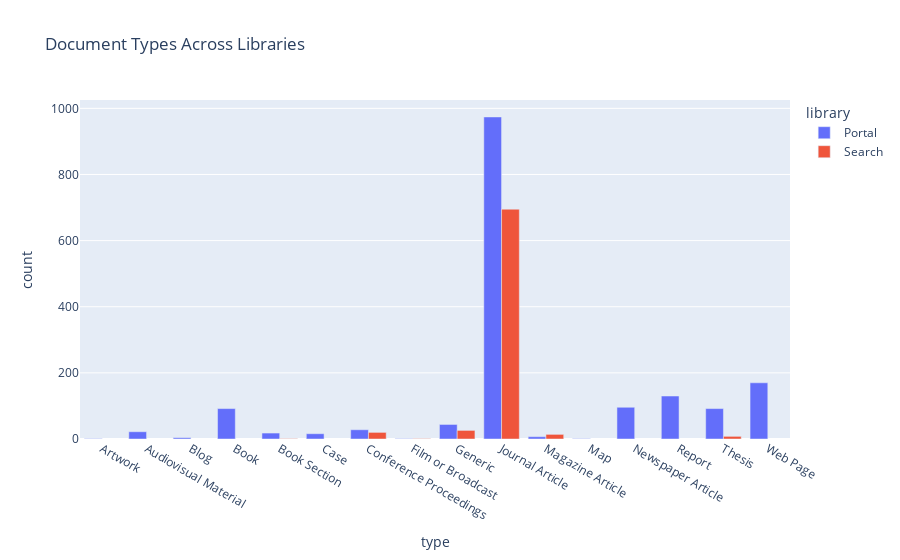
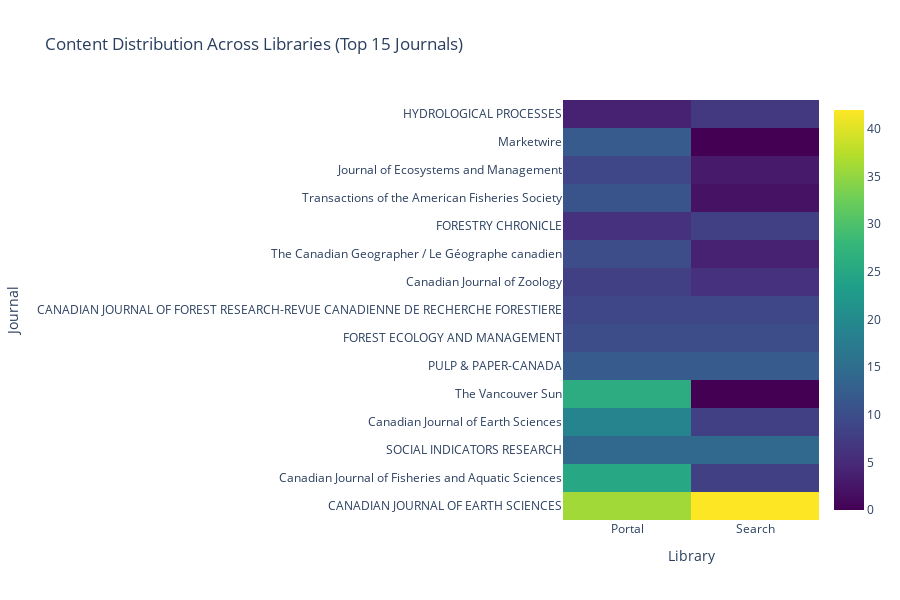

Source (notebook cell) for these figures, in order:
### Code cell
import pandas as pd
import plotly.express as px
import plotly.graph_objects as go
import networkx as nx
import matplotlib.pyplot as plt
from collections import defaultdict

def analyze_library_structure(dfs):
    """
    Analyze and visualize the structure and content distribution of Zotero libraries.
    """
    records_df = dfs['records']
    collections_df = dfs['collections']
    collection_stats_df = dfs['analysis']['collection_stats']
    
    print("Library Structure Analysis")
    print("=" * 50)
    
    # 1. Library Size Overview
    print("\n1. Library Size Overview:")
    lib_sizes = records_df.groupby('library').size()
    for lib, size in lib_sizes.items():
        print(f"{lib} Library: {size} entries")
    
    # 2. Collection Structure Analysis
    print("\n2. Collection Structure Analysis:")
    collection_counts = collections_df.groupby('library')['collection_id'].count()
    for lib, count in collection_counts.items():
        print(f"{lib} Library Collections: {count}")
    
    # Create collection hierarchy visualization
    plt.figure(figsize=(15, 10))
    G = nx.Graph()
    
    # Add nodes for collections
    for _, row in collections_df.iterrows():
        G.add_node(row['title'], library=row['library'])
        if pd.notna(row['parent']):
            G.add_edge(row['title'], 
                      collections_df[collections_df['collection_id'] == row['parent']]['title'].iloc[0])
    
    # Draw the graph
    pos = nx.spring_layout(G)
    colors = ['lightblue' if d['library'] == 'Portal' else 'lightgreen' 
              for _, d in G.nodes(data=True)]
    
    nx.draw(G, pos, 
           node_color=colors,
           node_size=1000,
           font_size=8,
           font_weight='bold',
           with_labels=True)
    
    plt.title("Collection Hierarchy Visualization")
    plt.show()
    
    # 3. Document Type Distribution
    print("\n3. Document Type Distribution:")
    doc_type_dist = pd.crosstab(records_df['library'], records_df['type'])
    print(doc_type_dist)
    
    # Visualize document type distribution
    fig = px.bar(records_df.groupby(['library', 'type']).size().reset_index(name='count'),
                 x='type',
                 y='count',
                 color='library',
                 title='Document Types Across Libraries',
                 barmode='group')
    fig.show()
    
    # 4. Duplicate Analysis
    duplicates = records_df[records_df.duplicated(subset='normalized_title', keep=False)]
    print("\n4. Duplicate Analysis:")
    print(f"Total duplicates found: {len(duplicates) // 2}")
    
    # Analyze duplicate distribution across document types
    dup_type_dist = duplicates.groupby(['type', 'library']).size().unstack(fill_value=0)
    print("\nDuplicate distribution across document types:")
    print(dup_type_dist)
    
    # 5. Content Matching Analysis
    print("\n5. Content Matching Analysis:")
    matched_entries = len(records_df[records_df['doi'].notna()])
    print(f"Entries with DOIs (for matching): {matched_entries} ({matched_entries/len(records_df)*100:.1f}%)")
    
    # Create content distribution heatmap
    if 'journal' in records_df.columns:
        top_journals = records_df.groupby('journal').size().sort_values(ascending=False).head(15)
        journal_lib_dist = pd.crosstab(records_df['journal'], records_df['library'])
        journal_lib_dist = journal_lib_dist.loc[top_journals.index]
        
        fig = go.Figure(data=go.Heatmap(
            z=journal_lib_dist.values,
            x=journal_lib_dist.columns,
            y=journal_lib_dist.index,
            colorscale='Viridis'))
        
        fig.update_layout(
            title='Content Distribution Across Libraries (Top 15 Journals)',
            xaxis_title='Library',
            yaxis_title='Journal',
            height=600)
        fig.show()
    
    # 6. Summary Statistics
    summary_stats = {
        'Total Entries': len(records_df),
        'Unique Documents': len(records_df['normalized_title'].unique()),
        'Total Collections': len(collections_df),
        'Duplicate Sets': len(duplicates) // 2,
        'Entries with DOIs': matched_entries,
        'Document Types': len(records_df['type'].unique())
    }
    
    print("\n6. Summary Statistics:")
    for stat, value in summary_stats.items():
        print(f"{stat}: {value}")
    
    return {
        'summary_stats': summary_stats,
        'collection_hierarchy': G,
        'duplicate_analysis': dup_type_dist,
        'document_distribution': doc_type_dist
    }

# Run the analysis
structure_analysis = analyze_library_structure(dfs)

# Print detailed collection statistics
print("\nDetailed Collection Statistics:")
print("=" * 50)
unique_titles_per_collection = dfs['analysis']['collection_stats'].sort_values('Total Items', ascending=False)
print(unique_titles_per_collection)

### Figure 1 — Plotly figure (JSON) as saved in the notebook; plotly's stock layout.template omitted (floating-point values rounded to 4 significant figures)
{"data": [{"alignmentgroup": "True", "hovertemplate": "library=Portal<br>type=%{x}<br>count=%{y}<extra></extra>", "legendgroup": "Portal", "marker": {"color": "#636efa", "pattern": {"shape": ""}}, "name": "Portal", "offsetgroup": "Portal", "orientation": "v", "showlegend": true, "textposition": "auto", "type": "bar", "x": ["Artwork", "Audiovisual Material", "Blog", "Book", "Book Section", "Case", "Conference Proceedings", "Film or Broadcast", "Generic", "Journal Article", "Magazine Article", "Map", "Newspaper Article", "Report", "Thesis", "Web Page"], "xaxis": "x", "y": [1, 22, 4, 92, 18, 16, 28, 1, 44, 974, 7, 1, 96, 130, 92, 170], "yaxis": "y"}, {"alignmentgroup": "True", "hovertemplate": "library=Search<br>type=%{x}<br>count=%{y}<extra></extra>", "legendgroup": "Search", "marker": {"color": "#EF553B", "pattern": {"shape": ""}}, "name": "Search", "offsetgroup": "Search", "orientation": "v", "showlegend": true, "textposition": "auto", "type": "bar", "x": ["Book Section", "Conference Proceedings", "Film or Broadcast", "Generic", "Journal Article", "Magazine Article", "Thesis"], "xaxis": "x", "y": [1, 20, 1, 26, 695, 14, 8], "yaxis": "y"}], "layout": {"barmode": "group", "legend": {"title": {"text": "library"}, "tracegroupgap": 0}, "title": {"text": "Document Types Across Libraries"}, "xaxis": {"anchor": "y", "domain": [0, 1], "title": {"text": "type"}}, "yaxis": {"anchor": "x", "domain": [0, 1], "title": {"text": "count"}}}}

### Figure 2 — Plotly figure (JSON) as saved in the notebook; plotly's stock layout.template omitted (floating-point values rounded to 4 significant figures)
{"data": [{"colorscale": [[0, "#440154"], [0.1111, "#482878"], [0.2222, "#3e4989"], [0.3333, "#31688e"], [0.4444, "#26828e"], [0.5556, "#1f9e89"], [0.6667, "#35b779"], [0.7778, "#6ece58"], [0.8889, "#b5de2b"], [1, "#fde725"]], "type": "heatmap", "x": ["Portal", "Search"], "y": ["CANADIAN JOURNAL OF EARTH SCIENCES", "Canadian Journal of Fisheries and Aquatic Sciences", "SOCIAL INDICATORS RESEARCH", "Canadian Journal of Earth Sciences", "The Vancouver Sun", "PULP & PAPER-CANADA", "FOREST ECOLOGY AND MANAGEMENT", "CANADIAN JOURNAL OF FOREST RESEARCH-REVUE CANADIENNE DE RECHERCHE FORESTIERE", "Canadian Journal of Zoology", "The Canadian Geographer / Le Géographe canadien", "FORESTRY CHRONICLE", "Transactions of the American Fisheries Society", "Journal of Ecosystems and Management", "Marketwire", "HYDROLOGICAL PROCESSES"], "z": [[36, 42], [25, 8], [14, 14], [19, 8], [26, 0], [12, 12], [10, 10], [9, 9], [8, 6], [10, 4], [6, 8], [11, 2], [9, 3], [12, 0], [4, 7]]}], "layout": {"height": 600, "title": {"text": "Content Distribution Across Libraries (Top 15 Journals)"}, "xaxis": {"title": {"text": "Library"}}, "yaxis": {"title": {"text": "Journal"}}}}
